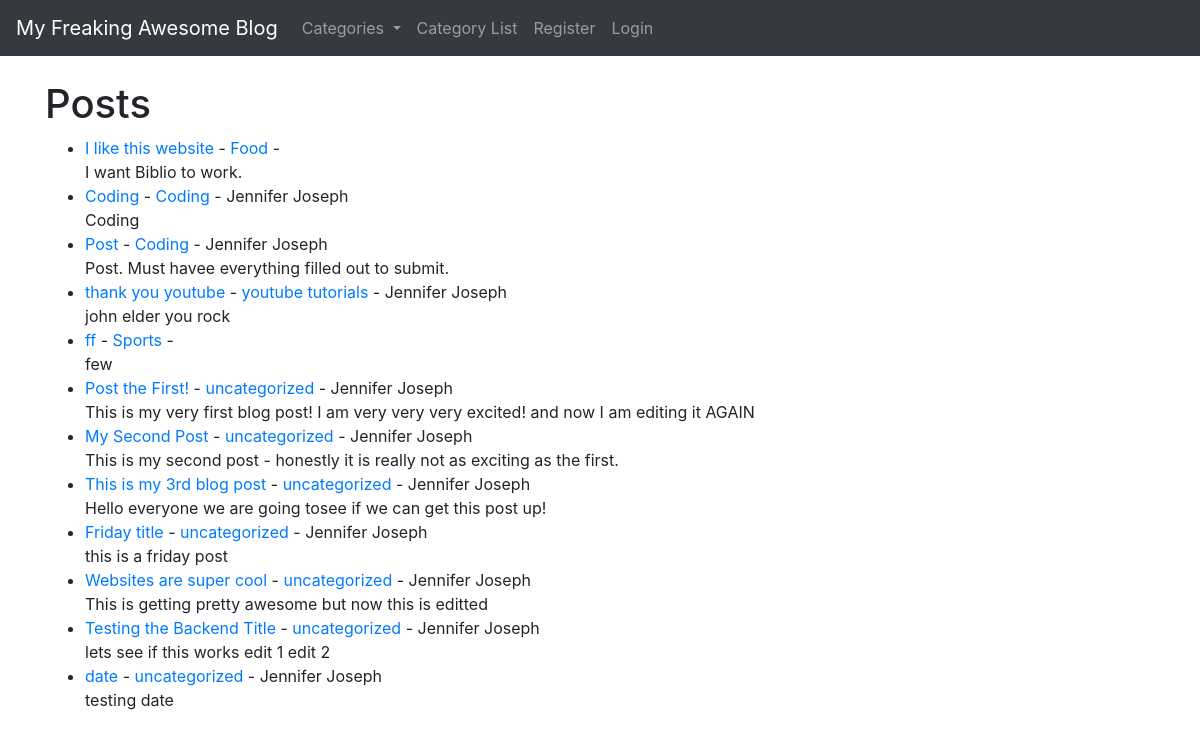
The app's page /, older data.
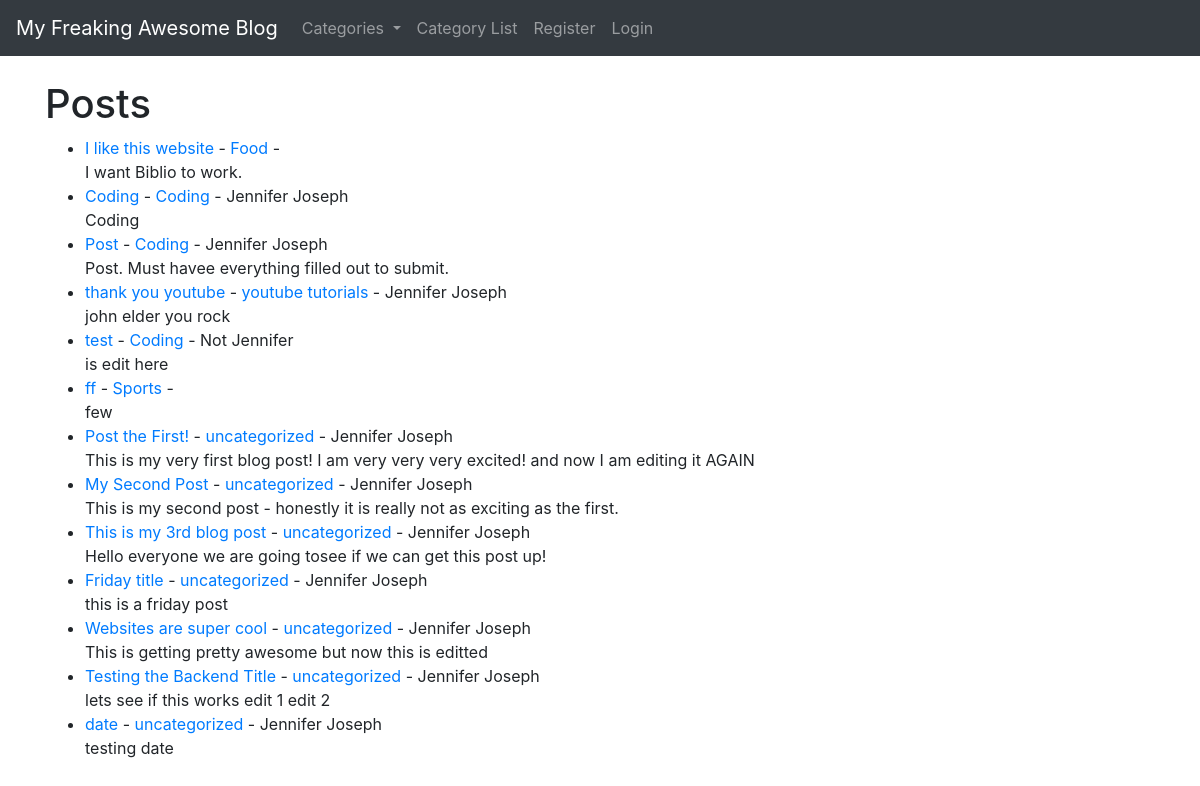
The same page, newer data.
### tutorialblog/models.py (models this page shows, shortened)
class Post(models.Model):
    title = models.CharField(max_length = 255)
    title_tag = models.CharField(max_length = 255)#, default = "My Freaking Awesome Blog")
    author = models.ForeignKey(User, on_delete = models.CASCADE) # deletes blog post from a user that has been deleted
    category = models.CharField(max_length = 255, default = 'uncategorized')
    body = models.TextField()
    post_date = models.DateField(auto_now_add=True) # will happen automatically when new blog posts are created
    likes = models.ManyToManyField(User, related_name = 'blog_post')

### tutorialblog/views.py (the view)
# urls.py: path('', HomeView.as_view(), name = "home"), # home page
class HomeView(ListView): # normally we pass in the request
    model = Post    # note the difference here too of using Post not User
    template_name = 'home.html'
    ordering = ['-post_date']
    def get_context_data(self, *args, **kwargs):
        cat_menu = Category.objects.all() # this grabs out everything in our cateogy model, namely the names and then assign it to the var
        context = super(HomeView, self).get_context_data(*args, **kwargs)
        context["cat_menu"] = cat_menu
        return context  # so now we can access "cat_menu" from our home page

### tutorialblog/models.py (called while the page is built)
    def __str__(self):
        return self.name #lets us see category name on the admin back end

### tutorialblog/templates/home.html (shortened to what this page needs)
{% extends 'base.html' %}
{% block content %}
<h1>Posts</h1>
<ul>
{% for post in object_list %}
    <li> <a href = "{% url 'article-detail' post.pk %}"> {{post.title}}</a>  - <a href= "{% url 'category' post.category %}" > {{post.category}} </a> - {{post.author.first_name}} {{post.author.last_name}}
        <br>
    {{ post.body }} </li>
{% endfor %}
</ul>
{% endblock %}

Row changes from the older to the newer data that the page shows:
added Post: title "test", category "Coding", author.first_name "Not", author.last_name "Jennifer", body "is edit here"
